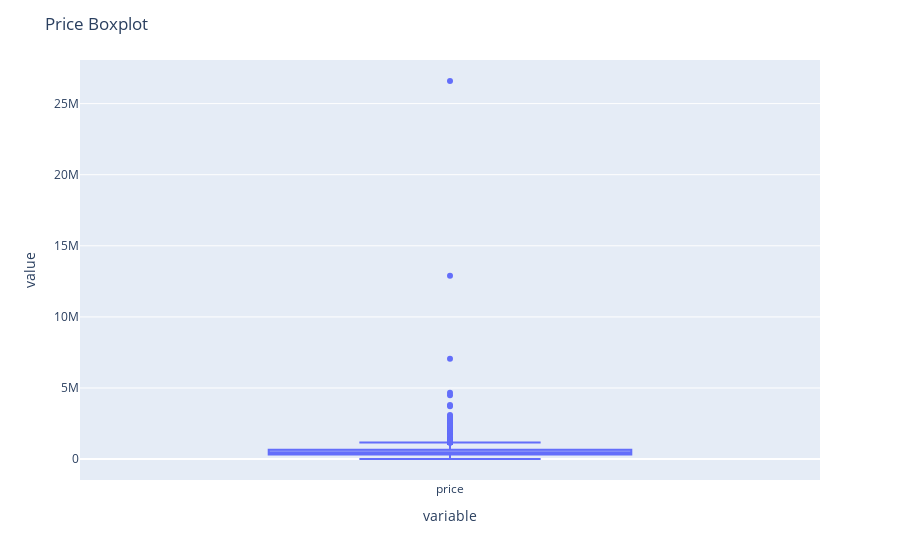

The notebook cell this image was saved under:
### Markdown cell above
From the boxplot, we see many outliers in our target variable. We also see important metrics such as:
+ upper fence = 1.16m
+ lower fence = 7800
+ IQR = 334,953 - middle 50% spread by this amount

### Code cell
# create simple boxplot
fig = px.box(df['price'])
fig.update_layout(title = 'Price Boxplot')
fig.show()

### Figure 1 — Plotly figure (JSON) as saved in the notebook; plotly's stock layout.template omitted (floating-point values rounded to 4 significant figures; data arrays with more than 128 entries replaced by an {"elided": "..."} marker saying what was removed)
{"data": [{"alignmentgroup": "True", "hovertemplate": "variable=%{x}<br>value=%{y}<extra></extra>", "legendgroup": "", "marker": {"color": "#636efa"}, "name": "", "notched": false, "offsetgroup": "", "orientation": "v", "showlegend": false, "type": "box", "x": {"elided": "4091 str values"}, "x0": " ", "xaxis": "x", "y": {"elided": "4091 float values"}, "y0": " ", "yaxis": "y"}], "layout": {"boxmode": "group", "legend": {"tracegroupgap": 0}, "margin": {"t": 60}, "title": {"text": "Price Boxplot"}, "xaxis": {"anchor": "y", "domain": [0, 1], "title": {"text": "variable"}}, "yaxis": {"anchor": "x", "domain": [0, 1], "title": {"text": "value"}}}}
